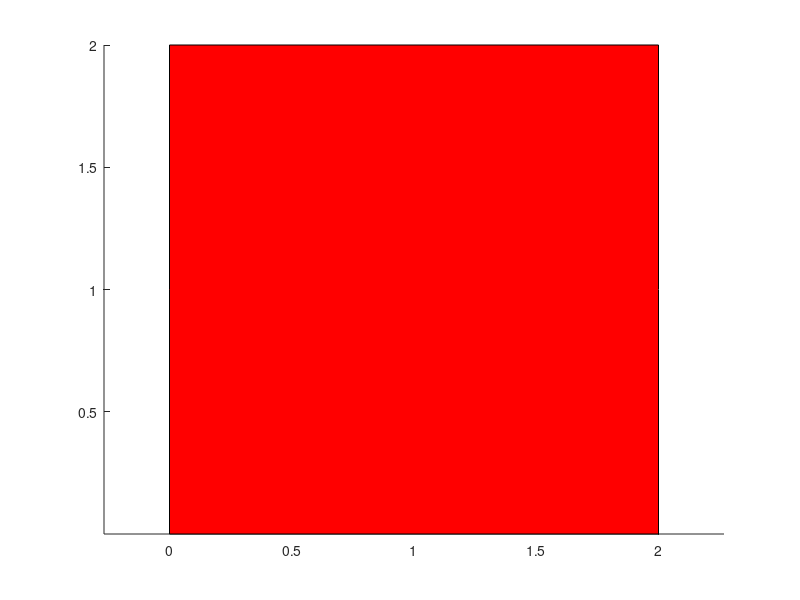

The MATLAB source for this figure: (Note: this script raises an error after producing the figure.)
clc; clear; close all;
%%%%%%%%%%%%%%%%%%%Displacement Field%%%%%%%%%%%%%%%%%%%%%%%%%%%%%%%%%%%%%%
% ux = A*x + B*y
% uy = C*x + D*y
%%%%%%%%%%%%%%%%%%%%%%%%%%%%%%%%%%%%%%%%%%%%%%%%%%%%%%%%%%%%%%%%%%%%%%%%%%%
filename = 'test2.gif';
Choice = [ 0 0 0 1];
gif=1;
time_step=25;
percentage_strain=50;
%%%%%%%%%%%%%%%%%%%%%%%%%%%%%%%%%%%%%%%%%%%%%%%%%%%%%%%%%%%%%%%%%%%%%%%%%%%
% Material properties
%%%%%%%%%%%%%%%%%%%%%%%%%%%%%%%%%%%%%%%%%%%%%%%%%%%%%%%%%%%%%%%%%%%%%%%%%%%

mod=100e9;
nu=0.3;

C11 = mod/(1-nu^2);
C12 = nu*C11;
C13 = 0;
C21 = C12;
C22 = C11;
C23 = 0;
C13 = 0;
C23 = 0;
C33 = C11*(1-nu)/2;

C_mat = [ C11  C12 C13 ; C12 C22 C23; C13 C23 C33 ];

hold on;


%%
%%%%%%%%%%%%%%%%%%%%%%%%%%%%%%%%%%%%%%%%%%%%%%%%%%%%%%%%%%%%%%%%%%%%%%%%%%%
%Node numbering
%%%%%%%%%%%%%%%%%%%%%%%%%%%%%%%%%%%%%%%%%%%%%%%%%%%%%%%%%%%%%%%%%%%%%%%%%%%
%        |
%        |
%        7------6------5
%        |             |
%        |             |
%        8      9      4
%        |             |
%        |             |
%        1------2------3------

Nodes.x=[0 1 2 2 2 1 0 0 1];
Nodes.y=[0 0 0 1 2 2 2 1 1];

hold on;
fill(Nodes.x(1:8),Nodes.y(1:8),'r');
axis equal;
if gif ==1
    frame = getframe(1);
    im = frame2im(frame);
    [imind,cm] = rgb2ind(im,256);
    imwrite(imind,cm,filename,'gif', 'Loopcount',inf,'DelayTime',1);
end
%%%%%%%%%%%%%%%%%%%%%%%%%%%%%%%%%%%%%%%%%%%%%%%%%%%%%%%%%%%%%%%%%%%%%%%%%%%
%%
if Choice(1) == 1
    %%%%%%%%%%%%%%%%%%%%%%%%%%%%%%%%%%%%%%%%%%%%%%%%%%%%%%%%%%%%%%%%%%%%%%%%%%%
    %Option for entering strains in x direction in per centage strain
    %%%%%%%%%%%%%%%%%%%%%%%%%%%%%%%%%%%%%%%%%%%%%%%%%%%%%%%%%%%%%%%%%%%%%%%%%%%
    ctr=1;
    eps_xx_p = percentage_strain;   %percentage strain
    total_time=1;    %pseudotime 1 sec default
    
    sigma_yy(ctr) = 0;    %boundary conditions for normal strains in x direction
    sigma_xy(ctr) = 0;
    
    delta_t=total_time/time_step;
    eps_xx = eps_xx_p/100;
    eps_xx_dot=eps_xx/total_time;     %strain rate
    
    A=zeros(time_step+1,1);
    B=zeros(time_step+1,1);
    C=zeros(time_step+1,1);
    A_dot=zeros(time_step,1);
    B_dot=zeros(time_step,1);
    C_dot=zeros(time_step,1);
    eps_xx_cur=zeros(time_step+1,1);     %initialization
    sigma_xx = zeros(time_step+1,1);
    sigma_xx_dot = zeros(time_step,1);
    
    for i=1:time_step+1
        ux(i).nodes=zeros(length(Nodes.x),1);
        uy(i).nodes=zeros(length(Nodes.x),1);
    end
    
    for i=1:time_step
        
        A_dot(ctr) = eps_xx_dot;
        newvals=-(C_mat(2:3,1)*A_dot(ctr))'/C_mat(2:3,2:3);
        C_dot(ctr)=newvals(1);
        B_dot(ctr)=newvals(2)/2;
        eps_xx_cur(ctr+1)=eps_xx_cur(ctr)+eps_xx_dot*delta_t;
        A(ctr+1)=A(ctr)+A_dot(ctr)*delta_t;
        B(ctr+1)=B(ctr)+B_dot(ctr)*delta_t;
        C(ctr+1)=C(ctr)+C_dot(ctr)*delta_t;
        sigma_xx_dot(ctr) = C11*A_dot(ctr) + C12*C_dot(ctr) + 2*B_dot(ctr)*C13;
        sigma_xx(ctr+1) = sigma_xx(ctr) + sigma_xx_dot(ctr)*delta_t;
        ux(ctr+1).nodes = A(ctr+1).*Nodes.x + B(ctr+1).*Nodes.y;
        uy(ctr+1).nodes=  B(ctr+1).*Nodes.x + C(ctr+1).*Nodes.y;
        NewNodes.x=Nodes.x+ux(ctr+1).nodes;
        NewNodes.y=Nodes.y+uy(ctr+1).nodes;
        figure(1);
        fill(NewNodes.x(1:8),NewNodes.y(1:8),'c'); hold on; axis equal;
        if gif==1
            frame = getframe(1);
            im = frame2im(frame);
            [imind,cm] = rgb2ind(im,256);
            imwrite(imind,cm,filename,'gif','WriteMode','append','DelayTime',.1);
        end
        ctr=ctr+1;
    end
    figure(2);
    hold on;
    plot(eps_xx_cur,sigma_xx,'LineWidth',2);
end

if Choice(2) == 1
    %%
    %%%%%%%%%%%%%%%%%%%%%%%%%%%%%%%%%%%%%%%%%%%%%%%%%%%%%%%%%%%%%%%%%%%%%%%%%%%
    %Option for entering strains in y direction in per centage strain
    %%%%%%%%%%%%%%%%%%%%%%%%%%%%%%%%%%%%%%%%%%%%%%%%%%%%%%%%%%%%%%%%%%%%%%%%%%%
    
    ctr=1;
    eps_yy_p = percentage_strain;   %percentage strain
    total_time=1;    %pseudotime 1 sec default
    
    sigma_xx(ctr) = 0;    %boundary conditions for normal strains in x direction
    sigma_xy(ctr) = 0;
    
    delta_t=total_time/time_step;
    eps_yy = eps_yy_p/100;
    eps_yy_dot=eps_yy/total_time;     %strain
    
    A=zeros(time_step+1,1);
    B=zeros(time_step+1,1);
    C=zeros(time_step+1,1);
    A_dot=zeros(time_step,1);
    B_dot=zeros(time_step,1);
    C_dot=zeros(time_step,1);
    eps_yy_cur=zeros(time_step+1,1);     %initialization
    sigma_yy = zeros(time_step+1,1);
    sigma_yy_dot = zeros(time_step,1);
    
    for i=1:time_step+1
        ux(i).nodes=zeros(length(Nodes.x),1);
        uy(i).nodes=zeros(length(Nodes.x),1);
    end
    
    for i=1:time_step
        
        C_dot(ctr) = eps_yy_dot;
        newvals=-(C_mat(1:2:3,2)*C_dot(ctr))'/C_mat(1:2:3,1:2:3);
        A_dot(ctr)=newvals(1);
        B_dot(ctr)=newvals(2)/2;
        eps_yy_cur(ctr+1)=eps_yy_cur(ctr)+eps_yy_dot*delta_t;
        A(ctr+1)=A(ctr)+A_dot(ctr)*delta_t;
        B(ctr+1)=B(ctr)+B_dot(ctr)*delta_t;
        C(ctr+1)=C(ctr)+C_dot(ctr)*delta_t;
        sigma_yy_dot(ctr) = C12*A_dot(ctr) + C22*C_dot(ctr) + 2*B_dot(ctr)*C23;
        sigma_yy(ctr+1) = sigma_yy(ctr) + sigma_yy_dot(ctr)*delta_t;
        ux(ctr+1).nodes = A(ctr+1).*Nodes.x + B(ctr+1).*Nodes.y;
        uy(ctr+1).nodes=  B(ctr+1).*Nodes.x + C(ctr+1).*Nodes.y;
        NewNodes.x=Nodes.x+ux(ctr+1).nodes;
        NewNodes.y=Nodes.y+uy(ctr+1).nodes;
        figure(1);
        fill(NewNodes.x(1:8),NewNodes.y(1:8),'g'); hold on; axis equal;
        if gif==1
            frame = getframe(1);
            im = frame2im(frame);
            [imind,cm] = rgb2ind(im,256);
            imwrite(imind,cm,filename,'gif','WriteMode','append','DelayTime',.1);
        end
        ctr=ctr+1;
    end
    figure(2);
    hold on;
    plot(eps_yy_cur,sigma_yy,'--','LineWidth',2);
end

if Choice(3) == 1
    %%
    %%%%%%%%%%%%%%%%%%%%%%%%%%%%%%%%%%%%%%%%%%%%%%%%%%%%%%%%%%%%%%%%%%%%%%%%%%%
    %Option for entering strains in xy direction in per centage strain
    %%%%%%%%%%%%%%%%%%%%%%%%%%%%%%%%%%%%%%%%%%%%%%%%%%%%%%%%%%%%%%%%%%%%%%%%%%%
    
    ctr=1;
    eps_xy_p = percentage_strain;   %percentage strain
    total_time=1;    %pseudotime 1 sec default
    
    sigma_xx(ctr) = 0;    %boundary conditions for normal strains in x direction
    sigma_yy(ctr) = 0;
    
    delta_t=total_time/time_step;
    eps_xy = eps_xy_p/100;
    eps_xy_dot=eps_xy/total_time;     %strain rate
    
    A=zeros(time_step+1,1);
    B=zeros(time_step+1,1);
    C=zeros(time_step+1,1);
    A_dot=zeros(time_step,1);
    B_dot=zeros(time_step,1);
    C_dot=zeros(time_step,1);
    eps_xy_cur=zeros(time_step+1,1);     %initialization
    sigma_xy = zeros(time_step+1,1);
    sigma_xy_dot = zeros(time_step,1);
    
    for i=1:time_step+1
        ux(i).nodes=zeros(length(Nodes.x),1);
        uy(i).nodes=zeros(length(Nodes.x),1);
    end
    
    for i=1:time_step
        
        B_dot(ctr) = eps_xy_dot;
        newvals=-(C_mat(1:2,3)*B_dot(ctr))'/C_mat(1:2,1:2);
        A_dot(ctr)=newvals(1);
        C_dot(ctr)=newvals(2);
        eps_xy_cur(ctr+1)=eps_xy_cur(ctr)+eps_xy_dot*delta_t;
        A(ctr+1)=A(ctr)+A_dot(ctr)*delta_t;
        B(ctr+1)=B(ctr)+B_dot(ctr)*delta_t;
        C(ctr+1)=C(ctr)+C_dot(ctr)*delta_t;
        sigma_xy_dot(ctr) = C13*A_dot(ctr) + C23*C_dot(ctr) + 2*B_dot(ctr)*C33;
        sigma_xy(ctr+1) = sigma_xy(ctr) + sigma_xy_dot(ctr)*delta_t;
        ux(ctr+1).nodes = A(ctr+1).*Nodes.x + B(ctr+1).*Nodes.y;
        uy(ctr+1).nodes=  B(ctr+1).*Nodes.x + C(ctr+1).*Nodes.y;
        NewNodes.x=Nodes.x+ux(ctr+1).nodes;
        NewNodes.y=Nodes.y+uy(ctr+1).nodes;
        figure(1);
        fill(NewNodes.x(1:8),NewNodes.y(1:8),'y'); hold on; axis equal;
        if gif==1
            frame = getframe(1);
            im = frame2im(frame);
            [imind,cm] = rgb2ind(im,256);
            imwrite(imind,cm,filename,'gif','WriteMode','append','DelayTime',.1);
        end
        ctr=ctr+1;
    end
    figure(2);
    hold on;
    plot(eps_xy_cur,sigma_xy,'LineWidth',2);
    xlabel('Strain','Interpreter','tex');
    ylabel('Stress (Pa)','Interpreter','tex');
end

if Choice(4) == 1
    %%
    %%%%%%%%%%%%%%%%%%%%%%%%%%%%%%%%%%%%%%%%%%%%%%%%%%%%%%%%%%%%%%%%%%%%%%%%%%%
    %Option for entering any combination of strains
    %%%%%%%%%%%%%%%%%%%%%%%%%%%%%%%%%%%%%%%%%%%%%%%%%%%%%%%%%%%%%%%%%%%%%%%%%%%
    
    ctr=1;
    
    eps_xx_p = percentage_strain;
    eps_yy_p = percentage_strain/2;
    eps_xy_p = percentage_strain/5;
    sigma_xx(ctr) = 0;
    sigma_yy(ctr) = 0;
    sigma_xy(ctr) = 0;
    
    % Enter any combination strains and stress, please note only 3 values
    % can be provided otherwise the system is overconstrained
    % for example, if you want to apply strain in 11 and 12, then enter
    % known_vec = [1 3 5] which means strain applied in 11 12 and stress in
    % 22 is 0 (unconstrained)
    
    % known_vec = [eps_xx eps_yy eps_xy sigma_xx sigma_yy sigma_xy]
    
    known_vec = [ 1  2 3 ];
    unknown_vec = setdiff(1:6,known_vec);
    comp_C_mat = [C_mat [1 0 0; 0 1 0; 0 0 1]];
    
    
    total_time=1;    %pseudotime 1 sec default
    eps_xx_dot = 0;
    eps_yy_dot = 0;
    eps_xy_dot = 0;
    
    A=zeros(time_step+1,1);
    B=zeros(time_step+1,1);
    C=zeros(time_step+1,1);
    A_dot=zeros(time_step,1);
    B_dot=zeros(time_step,1);
    C_dot=zeros(time_step,1);
    
    eps_xx_cur=zeros(time_step+1,1);     %initialization
    sigma_xx = zeros(time_step+1,1);
    sigma_xx_dot = zeros(time_step,1);
    eps_yy_cur=zeros(time_step+1,1);     %initialization
    sigma_yy = zeros(time_step+1,1);
    sigma_yy_dot = zeros(time_step,1);
    eps_xy_cur=zeros(time_step+1,1);     %initialization
    sigma_xy = zeros(time_step+1,1);
    sigma_xy_dot = zeros(time_step,1);
    
    if ~isempty(find(known_vec==1))
        delta_t=total_time/time_step;
        eps_xx = eps_xx_p/100;
        eps_xx_dot=eps_xx/total_time;     %strain rate
    end
    
    if ~isempty(find(known_vec==2))
        delta_t=total_time/time_step;
        eps_yy = eps_yy_p/100;
        eps_yy_dot=eps_yy/total_time;     %strain
    end
    
    if ~isempty(find(known_vec==3))
        delta_t=total_time/time_step;
        eps_xy = eps_xy_p/100;
        eps_xy_dot=eps_xy/total_time;     %strain rate
    end
    con_vec = [eps_xx_dot eps_yy_dot eps_xy_dot 0 0 0 ]';
    
    for i=1:time_step+1
        ux(i).nodes=zeros(length(Nodes.x),1);
        uy(i).nodes=zeros(length(Nodes.x),1);
    end
    
    for i=1:time_step
        
        A_dot(ctr) = eps_xx_dot;
        C_dot(ctr) = eps_yy_dot;
        B_dot(ctr) = eps_xy_dot;
        
        newvals = comp_C_mat(:,unknown_vec)\(-comp_C_mat(:,known_vec)*con_vec(known_vec));
        newval_vec(unknown_vec) = newvals;
        newval_vec(known_vec) = con_vec(known_vec);
        
        A_dot(ctr)=newval_vec(1);
        B_dot(ctr)=newval_vec(3);
        C_dot(ctr)=newval_vec(2);
        
        eps_xy_cur(ctr+1)=eps_xy_cur(ctr)+eps_xy_dot*delta_t;
        eps_xx_cur(ctr+1)=eps_xx_cur(ctr)+eps_xx_dot*delta_t;
        eps_yy_cur(ctr+1)=eps_yy_cur(ctr)+eps_yy_dot*delta_t;
        A(ctr+1)=A(ctr)+A_dot(ctr)*delta_t;
        B(ctr+1)=B(ctr)+B_dot(ctr)*delta_t;
        C(ctr+1)=C(ctr)+C_dot(ctr)*delta_t;
        []
        sigma_xx_dot(ctr) = C11*A_dot(ctr) + C12*C_dot(ctr) + 2*B_dot(ctr)*C13;
        sigma_xx(ctr+1) = sigma_xx(ctr) + sigma_xx_dot(ctr)*delta_t;
        sigma_yy_dot(ctr) = C12*A_dot(ctr) + C22*C_dot(ctr) + 2*B_dot(ctr)*C23;
        sigma_yy(ctr+1) = sigma_yy(ctr) + sigma_yy_dot(ctr)*delta_t;
        sigma_xy_dot(ctr) = C13*A_dot(ctr) + C23*C_dot(ctr) + 2*B_dot(ctr)*C33;
        sigma_xy(ctr+1) = sigma_xy(ctr) + sigma_xy_dot(ctr)*delta_t;
        ux(ctr+1).nodes = A(ctr+1).*Nodes.x + B(ctr+1).*Nodes.y;
        uy(ctr+1).nodes=  B(ctr+1).*Nodes.x + C(ctr+1).*Nodes.y;
        NewNodes.x=Nodes.x+ux(ctr+1).nodes;
        NewNodes.y=Nodes.y+uy(ctr+1).nodes;
        figure(1);
        fill(NewNodes.x(1:8),NewNodes.y(1:8),'m'); hold on; axis equal;
        if gif==1
            frame = getframe(1);
            im = frame2im(frame);
            [imind,cm] = rgb2ind(im,256);
            imwrite(imind,cm,filename,'gif','WriteMode','append','DelayTime',.1);
        end
        ctr=ctr+1;
    end
    figure(2);
    hold on;
    plot(eps_xx_cur,sigma_xx,'LineWidth',2);
    plot(eps_yy_cur,sigma_yy,'--','LineWidth',2);
    plot(eps_xy_cur,sigma_xy,'LineWidth',2);
    xlabel('Strain','Interpreter','tex');
    ylabel('Stress (Pa)','Interpreter','tex');
end

Nodes.x=[0 1 2 2 2 1 0 0 1];
Nodes.y=[0 0 0 1 2 2 2 1 1];
figure(1);
hold on;
fill(Nodes.x(1:8),Nodes.y(1:8),'r');
axis equal;
figure(1);
if gif==1
    frame = getframe(1);
    im = frame2im(frame);
    [imind,cm] = rgb2ind(im,256);
    imwrite(imind,cm,filename,'gif','WriteMode','append','DelayTime',5);
end
